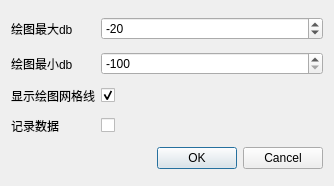
<?xml version="1.0" encoding="UTF-8"?>
<ui version="4.0">
 <class>prefsDialog</class>
 <widget class="QDialog" name="prefsDialog">
  <property name="geometry">
   <rect>
    <x>0</x>
    <y>0</y>
    <width>334</width>
    <height>186</height>
   </rect>
  </property>
  <property name="windowTitle">
   <string>首选项</string>
  </property>
  <layout class="QGridLayout" name="gridLayout">
   <item row="1" column="0">
    <widget class="QLabel" name="dbMinlbl">
     <property name="text">
      <string>绘图最小db</string>
     </property>
    </widget>
   </item>
   <item row="1" column="1">
    <widget class="QSpinBox" name="dbMinsb">
     <property name="minimum">
      <number>-100</number>
     </property>
     <property name="maximum">
      <number>-60</number>
     </property>
     <property name="singleStep">
      <number>10</number>
     </property>
     <property name="value">
      <number>-100</number>
     </property>
    </widget>
   </item>
   <item row="2" column="0">
    <widget class="QLabel" name="plotGridlbl">
     <property name="text">
      <string>显示绘图网格线</string>
     </property>
    </widget>
   </item>
   <item row="2" column="1">
    <widget class="QCheckBox" name="plotGridcbx">
     <property name="checked">
      <bool>true</bool>
     </property>
    </widget>
   </item>
   <item row="0" column="0">
    <widget class="QLabel" name="dbMaxlbl">
     <property name="text">
      <string>绘图最大db</string>
     </property>
    </widget>
   </item>
   <item row="0" column="1">
    <widget class="QSpinBox" name="dbMaxsb">
     <property name="minimum">
      <number>-50</number>
     </property>
     <property name="maximum">
      <number>0</number>
     </property>
     <property name="singleStep">
      <number>10</number>
     </property>
     <property name="value">
      <number>-20</number>
     </property>
    </widget>
   </item>
   <item row="4" column="0">
    <widget class="QLabel" name="logoLbl">
     <property name="pixmap">
      <pixmap>linssid48.png</pixmap>
     </property>
     <property name="alignment">
      <set>Qt::AlignCenter</set>
     </property>
    </widget>
   </item>
   <item row="4" column="1">
    <widget class="QDialogButtonBox" name="buttonBox">
     <property name="orientation">
      <enum>Qt::Horizontal</enum>
     </property>
     <property name="standardButtons">
      <set>QDialogButtonBox::Cancel|QDialogButtonBox::Ok</set>
     </property>
    </widget>
   </item>
   <item row="3" column="1">
    <widget class="QCheckBox" name="logDatacbx">
     <property name="toolTip">
      <string>&lt;html&gt;&lt;head/&gt;&lt;body&gt;&lt;p&gt;记录数据到文件 &amp;quot;~/LinSSID.datalog&amp;quot;&lt;/p&gt;&lt;/body&gt;&lt;/html&gt;</string>
     </property>
     <property name="text">
      <string/>
     </property>
    </widget>
   </item>
   <item row="3" column="0">
    <widget class="QLabel" name="logDatalbl">
     <property name="toolTip">
      <string>&lt;html&gt;&lt;head/&gt;&lt;body&gt;&lt;p&gt;记录数据到文件 &amp;quot;~/LinSSID.datalog&amp;quot;&lt;/p&gt;&lt;/body&gt;&lt;/html&gt;</string>
     </property>
     <property name="text">
      <string>记录数据</string>
     </property>
    </widget>
   </item>
  </layout>
 </widget>
 <resources/>
 <connections>
  <connection>
   <sender>buttonBox</sender>
   <signal>accepted()</signal>
   <receiver>prefsDialog</receiver>
   <slot>accept()</slot>
   <hints>
    <hint type="sourcelabel">
     <x>248</x>
     <y>254</y>
    </hint>
    <hint type="destinationlabel">
     <x>157</x>
     <y>274</y>
    </hint>
   </hints>
  </connection>
  <connection>
   <sender>buttonBox</sender>
   <signal>rejected()</signal>
   <receiver>prefsDialog</receiver>
   <slot>reject()</slot>
   <hints>
    <hint type="sourcelabel">
     <x>316</x>
     <y>260</y>
    </hint>
    <hint type="destinationlabel">
     <x>286</x>
     <y>274</y>
    </hint>
   </hints>
  </connection>
 </connections>
</ui>
